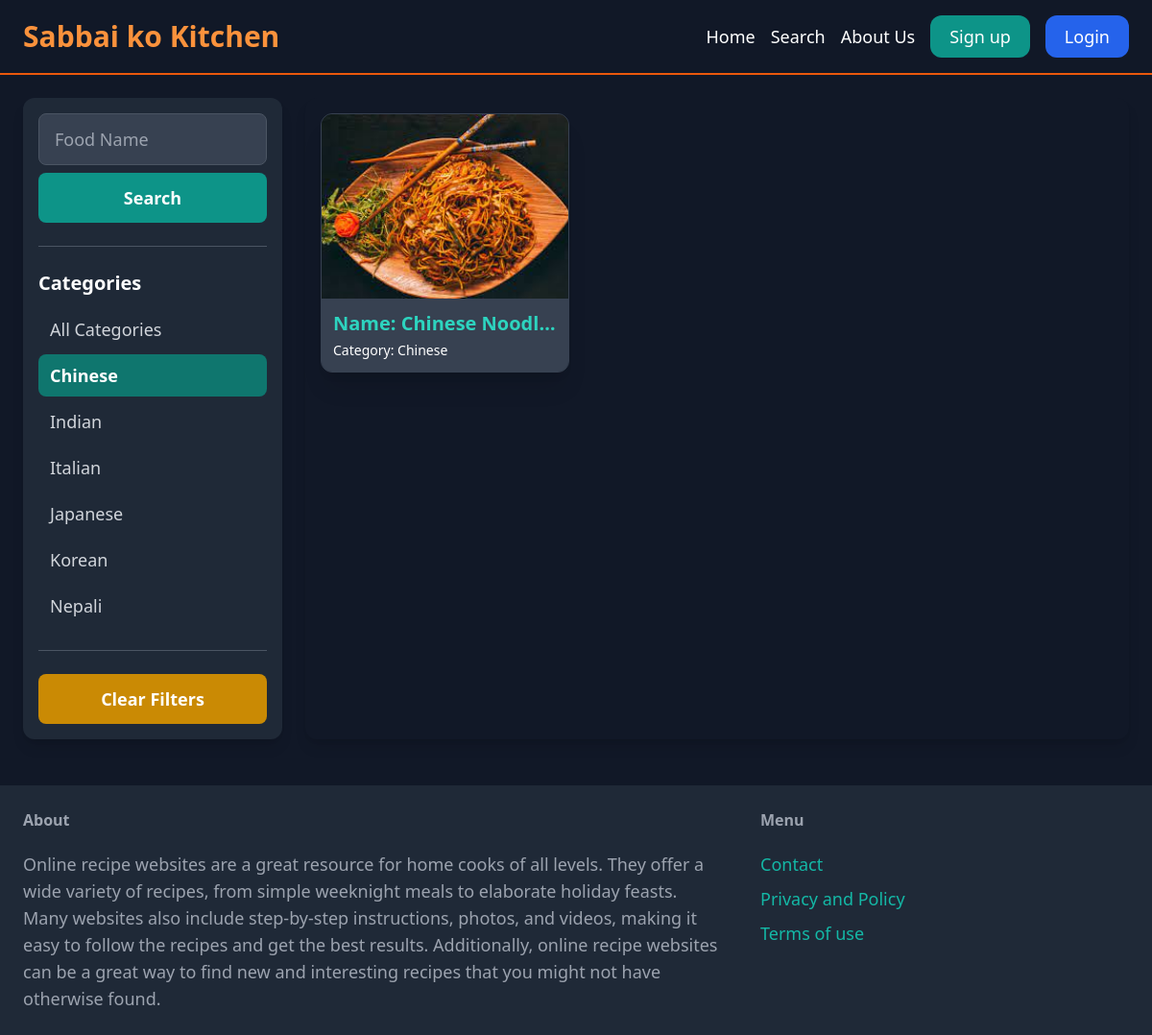
Screenshot of /items/?query=&category=5 with the database file from the repository.
### item/models.py (models this page shows, shortened)
class Category(models.Model):
    name = models.CharField(max_length=255)
    class Meta:
        ordering = ('name',)
        verbose_name_plural = 'Categories'
    def __str__ (self):
        return self.name

class Item(models.Model):
    category = models.ForeignKey(Category, related_name='items', on_delete=models.CASCADE)
    name = models.CharField(max_length=255)
    description = models.TextField(blank=True, null = True)
    image = models.ImageField(upload_to='item_images', blank=True, null=True)
    created_by = models.ForeignKey(User,related_name='item', on_delete=models.CASCADE)
    created_at = models.DateTimeField(auto_now_add=True)
    ingredient = models.TextField(blank=True, null = True)
    process = models.TextField(blank=True, null = True)

### item/views.py (the view)
# urls.py: path('', views.items, name='items'),
def items(request):
    query = request.GET.get('query','')
    category_id = request.GET.get('category', 0)
    category = Category.objects.all()
    items = Item.objects.filter()
    if category_id:
        items = items.filter(category_id = category_id)
    if query:
        items = items.filter(Q(name__icontains=query) | Q(description__icontains=query))
    return render(request, 'item/search.html',{
        'items' : items,
        'query' : query,
        'category' : category,
        'category_id' : int(category_id)
    })

### item/templates/item/search.html (shortened to what this page needs)
{% extends 'main/base.html' %}
{% block content %}
    <div class="pb-6 grid grid-cols-4 gap-6">
        <div class="col-span-1 p-4 bg-gray-800 rounded-xl shadow-lg">
            <form method="get" action="{% url 'item:items' %}">
                <input name="query"
                       class="w-full py-3 px-4 mb-2 text-lg border border-gray-600 bg-gray-700 text-white rounded-lg focus:outline-none focus:ring-2 focus:ring-teal-500 placeholder-gray-400"
                       type="text"
                       value="{{ query|default:'' }}"
                       placeholder="Food Name">
                <button class="w-full py-3 text-white text-lg font-semibold bg-teal-600 hover:bg-teal-500 rounded-lg transition duration-200">
                    Search
                </button>
            </form>
            <hr class="my-6 border-gray-600">
            <p class="font-bold text-xl text-white mb-3">Categories</p>
            <ul>
                <li class="mb-1">
                    <a href="{% url 'item:items' %}?query={{ query|default:'' }}&category=0"
                       class="block py-2 px-3 text-lg rounded-lg transition duration-200
                              {% if category_id == 0 %}
                                  bg-teal-700 text-white font-semibold
                              {% else %}
                                  text-gray-300 hover:bg-gray-700
                              {% endif %}">
                        All Categories
                    </a>
                </li>
                {% for c in category %}
                    <li class="mb-1">
                        <a href="{% url 'item:items' %}?query={{ query|default:'' }}&category={{ c.id }}"
                           class="block py-2 px-3 text-lg rounded-lg transition duration-200
                                 {% if c.id|stringformat:'s' == category_id|stringformat:'s' %}
                                     bg-teal-700 text-white font-semibold
                                 {% else %}
                                     text-gray-300 hover:bg-gray-700
                                 {% endif %}">
                            {{ c.name }}
                        </a>
                    </li>
                {% endfor %}
            </ul>
            <hr class="my-6 border-gray-600">
            <a href="{% url 'item:items' %}"
               class="w-full text-center py-3 inline-block bg-yellow-600 hover:bg-yellow-500 text-lg font-semibold rounded-lg text-white transition duration-200">
                Clear Filters
            </a>
        </div>
        <div class="col-span-3 p-4 bg-gray-900 rounded-xl shadow-lg">
            <div class="grid grid-cols-1 sm:grid-cols-2 md:grid-cols-3 gap-6">
                {% for item in items %}
                    <div class='transform hover:scale-105 transition duration-300 ease-in-out'>
                        <a href="{% url 'item:detail' item.id %}">
                            <div class="bg-gray-800 border border-gray-700 rounded-xl overflow-hidden shadow-xl h-full flex flex-col">
                                <div class="relative w-full h-48 overflow-hidden">
                                    {% if item.image %}
                                        <img src="{{ item.image.url }}" alt="{{ item.name }}" class="object-cover w-full h-full">
                                    {% else %}
                                        <div class="w-full h-full flex items-center justify-center bg-gray-700 text-gray-400 text-center">
                                            No Image
                                        </div>
                                    {% endif %}
                                </div>
                                <div class="p-3 bg-gray-700 text-white flex flex-col flex-grow justify-center">
                                    <h4 class="font-bold text-xl truncate text-teal-400">Name: {{ item.name }}</h4>
                                    <p class="text-sm font-light mt-1">Category: {{ item.category }}</p>
                                </div>
                            </div>
                        </a>
                    </div>
                {% empty %}
                <div class="col-span-3 text-center py-10 text-xl text-gray-400">
                    No recipes found matching your criteria. Try adjusting your search or filters.
                </div>
                {% endfor %}
            </div>
        </div>
    </div>
{% endblock %}

### main/templates/main/base.html (style rules this page uses)
body { margin: 0; padding: 0; min-height: 100vh; display: flex; flex-direction: column; background-color: #111827; color: #f3f4f6; }

### rows the page displays
Category: name "Chinese"
Category: name "Indian"
Category: name "Italian"
Category: name "Japanese"
Category: name "Korean"
Category: name "Nepali"
Item: image (picture), name "Chinese Noodl…", category "Chinese"
